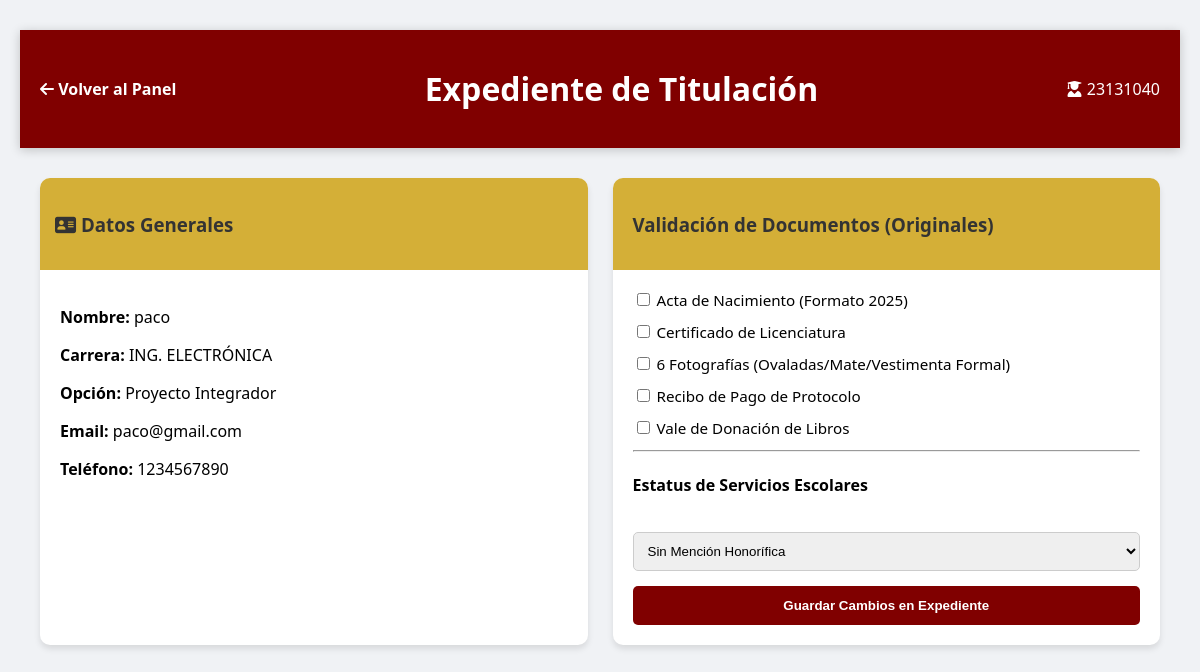
Page /ver_alumno.php?id=5 (signed in) on the committed database.
### tables this page shows
CREATE TABLE `alumnos` (
  `id` int(11) NOT NULL,
  `nombre` varchar(100) NOT NULL,
  `no_control` varchar(20) NOT NULL,
  `carrera` varchar(100) NOT NULL,
  `opcion_titulacion` varchar(100) NOT NULL,
  `email` varchar(150) NOT NULL,
  `celular` varchar(15) NOT NULL,
  `fecha_egreso` date NOT NULL,
  `graduacion` enum('Graduación 1','Graduación 2') NOT NULL,
  `anio_egreso` year(4) NOT NULL,
  `password` varchar(255) NOT NULL,
  `fecha_registro` datetime DEFAULT current_timestamp(),
  `mencion_honorifica` tinyint(1) DEFAULT 0
);

### ver_alumno.php (the view, shortened to what this page needs)
<?php
$id = $_GET['id'] ?? 0;
$pdo = getConexion();
$stmt = $pdo->prepare("SELECT * FROM alumnos WHERE id = ?");
$stmt->execute([$id]);
$al = $stmt->fetch();
?>
<!DOCTYPE html>
<html lang="es">
<head>
    <link rel="stylesheet" href="estilos/estilos_admin.css">
    <link rel="stylesheet" href="https://cdnjs.cloudflare.com/ajax/libs/font-awesome/6.0.0/css/all.min.css">
</head>
    <main class="container">
<body class="bg-light">
    <header class="admin-header">
        <div class="header-content">
            <a href="admin_dashboard.php" class="btn-back"><i class="fas fa-arrow-left"></i> Volver al Panel</a>
            <h1>Expediente de Titulación</h1>
            <span><i class="fas fa-user-graduate"></i> <?= htmlspecialchars($al['no_control']) ?></span>
        </div>
    </header>
    <main class="container">
        <div class="expediente-grid">
            <section class="card info-personal">
                <div class="card-header-oro">
                    <h3><i class="fas fa-address-card"></i> Datos Generales</h3>
                </div>
                <div class="card-body">
                    <p><strong>Nombre:</strong> <?= htmlspecialchars($al['nombre']) ?></p>
                    <p><strong>Carrera:</strong> <?= htmlspecialchars($al['carrera']) ?></p>
                    <p><strong>Opción:</strong> <?= htmlspecialchars($al['opcion_titulacion']) ?></p>
                    <p><strong>Email:</strong> <?= htmlspecialchars($al['email']) ?></p>
                    <p><strong>Teléfono:</strong> <?= htmlspecialchars($al['celular']) ?></p>
                </div>
            </section>
            <section class="card checklist-docs">
                <div class="card-header-oro">
                    <h3><i class="fas fa-file-check"></i> Validación de Documentos (Originales)</h3>
                </div>
                <div class="card-body">
                    <form action="actualizar_estatus.php" method="POST">
                        <label class="check-item">
                            <input type="checkbox"> Acta de Nacimiento (Formato 2025)
                        </label>
                        <label class="check-item">
                            <input type="checkbox"> Certificado de Licenciatura
                        </label>
                        <label class="check-item">
                            <input type="checkbox"> 6 Fotografías (Ovaladas/Mate/Vestimenta Formal)
                        </label>
                        <label class="check-item">
                            <input type="checkbox"> Recibo de Pago de Protocolo
                        </label>
                        <label class="check-item">
                            <input type="checkbox"> Vale de Donación de Libros
                        </label>
                        <hr>
                        <h4>Estatus de Servicios Escolares</h4>
                        <select name="mencion" class="select-pro">
                            <option value="0">Sin Mención Honorífica</option>
                        </select>
                        <button type="submit" class="btn-guardar">Guardar Cambios en Expediente</button>
                    </form>
                </div>
            </section>
        </div>
    </main>
</body>
</html>

### estilos/estilos_admin.css (style rules this page uses)
:root { --guinda-itl: #800000; --oro-itl: #D4AF37; --gris-fondo: #f4f7f6; --blanco: #ffffff; }
body { font-family: 'Segoe UI', Tahoma, Geneva, Verdana, sans-serif; background-color: var(--gris-fondo); margin: 0; }
.admin-header { background-color: var(--guinda-itl); color: var(--blanco); padding: 1rem 0; box-shadow: 0 2px 10px rgba(0,0,0,0.2); }
.header-content { display: flex; justify-content: space-between; align-items: center; max-width: 1200px; margin: 0 auto; padding: 0 20px; }
.container { max-width: 1200px; margin: 30px auto; padding: 0 20px; }
.bg-light { background-color: #f0f2f5; }
.btn-back { color: white; text-decoration: none; font-weight: bold; }
.expediente-grid { display: grid; grid-template-columns: 1fr 1fr; gap: 25px; }
.card { background: white; border-radius: 10px; box-shadow: 0 4px 6px rgba(0,0,0,0.1); overflow: hidden; }
.card-header-oro { background: var(--oro-itl); padding: 15px; color: #333; }
.card-body { padding: 20px; }
.check-item { display: block; margin-bottom: 12px; cursor: pointer; font-size: 0.95em; }
.select-pro { width: 100%; padding: 10px; margin: 15px 0; border-radius: 5px; border: 1px solid #ccc; }
.btn-guardar { background: var(--guinda-itl); color: white; border: none; padding: 12px 20px; border-radius: 5px; width: 100%; font-weight: bold; cursor: pointer; }

### rows in the picture
alumnos: no_control "23131040", nombre "paco", carrera "ING. ELECTRÓNICA", opcion_titulacion "Proyecto Integrador", email "paco@gmail.com", celular "1234567890"
